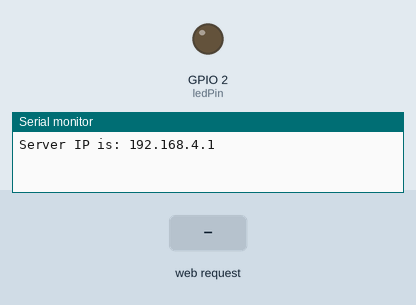
Simulated run of this sketch. Board: ESP8266 (NodeMCU). Shown: output pins drawn as LEDs (lit = HIGH), the last lines printed to the serial monitor. The inputs (shaded band) are chosen by the test bench.

Above: at 1.2 s.
1.3 s: HTTP request GET /OFF received
At 2.5 s:
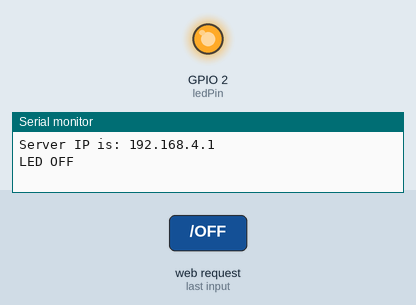
2.8 s: HTTP request GET /ON received
At 3.7 s:
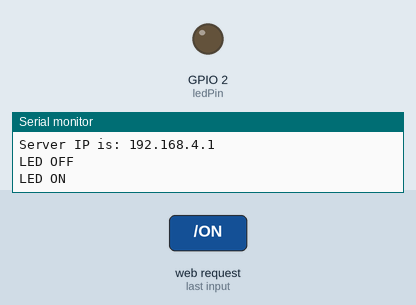
Timing chart, 0 to 5.8 s (numbered marks = the images above; inputs shaded):
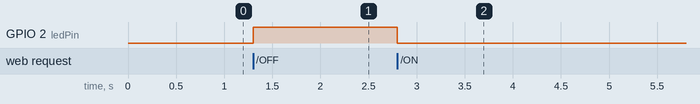

Measured:
- after the input at 1.3 s, GPIO 2 (ledPin): LOW → HIGH at once
- after the input at 2.8 s, GPIO 2 (ledPin): HIGH → LOW at once

The sketch:

Server.ino
```cpp
/*
 * This is server-side code. It creates access point and web server on this ESP8266
 * It takes web request on http://192.168.4.1/ON and http://192.168.4.1/OFF to turn onboard LED either on or off
 *
 * Idea from https://www.instructables.com/id/Programming-a-HTTP-Server-on-ESP-8266-12E/
 */

#include <ESP8266WiFi.h>                          // Include ESP8266 WiFi library

WiFiServer server(80);                            // Initialize the server on Port 80
const short int ledPin = 2;                       // LED pin to turn on or off
String ssid = "myra";                             // Broadcast SSID
String pwd = "12345678";                          // Password that clients can use to connect with AP

void setup() {
  Serial.begin(9600);                             // Start communication between the ESP8266-12E and the monitor

  WiFi.mode(WIFI_AP);                             // Our ESP8266 is an AccessPoint
  WiFi.softAP(ssid, pwd);                         // Provide the (SSID, password); Password has to be atleast 8 characters long.
  server.begin();                                 // Start the HTTP Server

  IPAddress HTTPS_ServerIP = WiFi.softAPIP();     // Obtain the IP of the Server
  Serial.print("Server IP is: ");                 // Print the IP to the monitor window
  Serial.println(HTTPS_ServerIP);                 // The default IP address of ESP8266 is 192.168.4.1.

  pinMode(ledPin, OUTPUT);                        // GPIO16 is an OUTPUT pin;
  digitalWrite(ledPin, LOW);                      // Initial state is ON
}

void loop() {
  WiFiClient clt = server.available();            // Initializing client (clt) variable

  if(!clt) {                                      // If there is no client go back to top of this method
    return;
  }

  String request = clt.readStringUntil('\r');     // Read what the browser has sent to 192.168.4.1/PARAM as a String until linechange

  if(request.indexOf("/OFF") != -1) {             // If we have request either to turn LED off or on, turn the LED off or on and print message about it
    Serial.println("LED OFF");
    digitalWrite(ledPin, HIGH);
  } else if(request.indexOf("/ON") != -1) {
    Serial.println("LED ON");
    digitalWrite(ledPin, LOW);
  }
}
```
